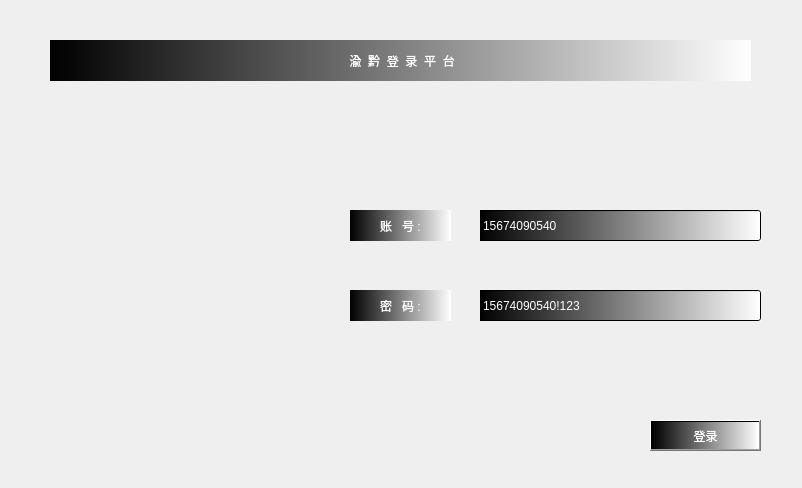
<?xml version="1.0" encoding="UTF-8"?>
<ui version="4.0">
 <class>Widget</class>
 <widget class="QWidget" name="Widget">
  <property name="geometry">
   <rect>
    <x>0</x>
    <y>0</y>
    <width>802</width>
    <height>488</height>
   </rect>
  </property>
  <property name="windowTitle">
   <string>Widget</string>
  </property>
  <property name="styleSheet">
   <string notr="true">background-image: url(:/back/image/mybackgroundimage.jpg);</string>
  </property>
  <widget class="QWidget" name="widget" native="true">
   <property name="geometry">
    <rect>
     <x>0</x>
     <y>0</y>
     <width>801</width>
     <height>481</height>
    </rect>
   </property>
   <property name="styleSheet">
    <string notr="true">background-image: url(:/back/image/mybackgroundimage.jpg);</string>
   </property>
   <widget class="QPushButton" name="pushButton">
    <property name="geometry">
     <rect>
      <x>650</x>
      <y>420</y>
      <width>111</width>
      <height>31</height>
     </rect>
    </property>
    <property name="styleSheet">
     <string notr="true">font: 14pt &quot;Arial&quot;;
background-color: qlineargradient(spread:pad, x1:0, y1:0, x2:1, y2:0, stop:0 rgba(0, 0, 0, 255), stop:1 rgba(255, 255, 255, 255));
color: rgb(255, 255, 255);</string>
    </property>
    <property name="text">
     <string>登录</string>
    </property>
   </widget>
   <widget class="QLineEdit" name="PassWorld_Edit">
    <property name="geometry">
     <rect>
      <x>480</x>
      <y>290</y>
      <width>281</width>
      <height>31</height>
     </rect>
    </property>
    <property name="styleSheet">
     <string notr="true">font: 14pt &quot;Arial&quot;;
background-color: qlineargradient(spread:pad, x1:0, y1:0, x2:1, y2:0, stop:0 rgba(0, 0, 0, 255), stop:1 rgba(255, 255, 255, 255));
color: rgb(255, 255, 255);</string>
    </property>
    <property name="text">
     <string>15674090540!123</string>
    </property>
   </widget>
   <widget class="QLabel" name="label">
    <property name="geometry">
     <rect>
      <x>350</x>
      <y>210</y>
      <width>101</width>
      <height>31</height>
     </rect>
    </property>
    <property name="layoutDirection">
     <enum>Qt::LeftToRight</enum>
    </property>
    <property name="styleSheet">
     <string notr="true">font: 14pt &quot;Arial&quot;;
background-color: qlineargradient(spread:pad, x1:0, y1:0, x2:1, y2:0, stop:0 rgba(0, 0, 0, 255), stop:1 rgba(255, 255, 255, 255));
color: rgb(255, 255, 255);</string>
    </property>
    <property name="text">
     <string>账   号 :</string>
    </property>
    <property name="alignment">
     <set>Qt::AlignCenter</set>
    </property>
   </widget>
   <widget class="QLabel" name="label_2">
    <property name="geometry">
     <rect>
      <x>350</x>
      <y>290</y>
      <width>101</width>
      <height>31</height>
     </rect>
    </property>
    <property name="styleSheet">
     <string notr="true">font: 14pt &quot;Arial&quot;;
background-color: qlineargradient(spread:pad, x1:0, y1:0, x2:1, y2:0, stop:0 rgba(0, 0, 0, 255), stop:1 rgba(255, 255, 255, 255));
color: rgb(255, 255, 255);</string>
    </property>
    <property name="text">
     <string>密   码 :</string>
    </property>
    <property name="alignment">
     <set>Qt::AlignCenter</set>
    </property>
   </widget>
   <widget class="QLineEdit" name="AccountNum_Edit">
    <property name="geometry">
     <rect>
      <x>480</x>
      <y>210</y>
      <width>281</width>
      <height>31</height>
     </rect>
    </property>
    <property name="styleSheet">
     <string notr="true">font: 14pt &quot;Arial&quot;;
background-color: qlineargradient(spread:pad, x1:0, y1:0, x2:1, y2:0, stop:0 rgba(0, 0, 0, 255), stop:1 rgba(255, 255, 255, 255));
color: rgb(255, 255, 255);</string>
    </property>
    <property name="text">
     <string>15674090540</string>
    </property>
   </widget>
   <widget class="QLabel" name="label_3">
    <property name="geometry">
     <rect>
      <x>50</x>
      <y>40</y>
      <width>701</width>
      <height>41</height>
     </rect>
    </property>
    <property name="styleSheet">
     <string notr="true">font: 36pt &quot;Arial&quot;;
background-color: qlineargradient(spread:pad, x1:0, y1:0, x2:1, y2:0, stop:0 rgba(0, 0, 0, 255), stop:1 rgba(255, 255, 255, 255));
color: rgb(255, 255, 255);</string>
    </property>
    <property name="text">
     <string> 渝  黔  登  录  平  台</string>
    </property>
    <property name="alignment">
     <set>Qt::AlignCenter</set>
    </property>
   </widget>
  </widget>
 </widget>
 <layoutdefault spacing="6" margin="11"/>
 <resources/>
 <connections/>
</ui>
